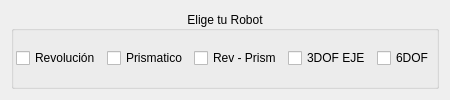
              <widget class="QWidget" name="tab_10">
               <attribute name="title">
                <string>Basic Joints</string>
               </attribute>
               <layout class="QGridLayout" name="gridLayout_27">
                <item row="0" column="0">
                 <widget class="QGroupBox" name="gridGroupBox_5">
                  <property name="maximumSize">
                   <size>
                    <width>460</width>
                    <height>200</height>
                   </size>
                  </property>
                  <property name="title">
                   <string>Elige tu Robot</string>
                  </property>
                  <property name="alignment">
                   <set>Qt::AlignCenter</set>
                  </property>
                  <layout class="QGridLayout" name="gridLayout_29">
                   <property name="leftMargin">
                    <number>2</number>
                   </property>
                   <property name="topMargin">
                    <number>2</number>
                   </property>
                   <property name="rightMargin">
                    <number>2</number>
                   </property>
                   <property name="bottomMargin">
                    <number>2</number>
                   </property>
                   <item row="0" column="0">
                    <widget class="QCheckBox" name="checkBoxRevolute">
                     <property name="toolTip">
                      <string>&lt;html&gt;&lt;head/&gt;&lt;body&gt;&lt;p&gt;Joint basico de Revolucion.&lt;/p&gt;&lt;/body&gt;&lt;/html&gt;</string>
                     </property>
                     <property name="text">
                      <string>Revolución</string>
                     </property>
                    </widget>
                   </item>
                   <item row="0" column="1">
                    <widget class="QCheckBox" name="checkBoxPrismatic">
                     <property name="toolTip">
                      <string>&lt;html&gt;&lt;head/&gt;&lt;body&gt;&lt;p&gt;Joint Basico prismatico&lt;/p&gt;&lt;/body&gt;&lt;/html&gt;</string>
                     </property>
                     <property name="text">
                      <string>Prismatico</string>
                     </property>
                    </widget>
                   </item>
                   <item row="0" column="2">
                    <widget class="QCheckBox" name="checkBoxRev_Pris">
                     <property name="toolTip">
                      <string>&lt;html&gt;&lt;head/&gt;&lt;body&gt;&lt;p&gt;Joint Combinado&lt;/p&gt;&lt;/body&gt;&lt;/html&gt;</string>
                     </property>
                     <property name="text">
                      <string>Rev - Prism</string>
                     </property>
                    </widget>
                   </item>
                   <item row="0" column="3">
                    <widget class="QCheckBox" name="checkBoxRev3D">
                     <property name="toolTip">
                      <string>Joint x</string>
                     </property>
                     <property name="text">
                      <string>3DOF EJE</string>
                     </property>
                    </widget>
                   </item>
                   <item row="0" column="4">
                    <widget class="QCheckBox" name="checkBox6DOFs_3">
                     <property name="text">
                      <string>6DOF</string>
                     </property>
                    </widget>
                   </item>
                  </layout>
                 </widget>
                </item>
               </layout>
              </widget>
